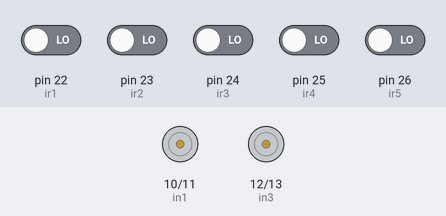
The sketch below on a simulated Arduino Mega 2560, built with avr-gcc and run on an emulated ATmega2560. Shown: motor-driver pin pairs drawn as motors (green arrow = first pin HIGH = forward, orange = second pin HIGH = backward, longer = more drive, scaled by the enable pin). The inputs (shaded band) are chosen by the test bench; at power-on: pin 22 (ir1), pin 23 (ir2), pin 24 (ir3), pin 25 (ir4), pin 26 (ir5) LOW.

Above: at 1.2 s.
1.3 s: pin 22 (ir1) driven HIGH and pin 23 (ir2) driven HIGH
At 2.5 s:
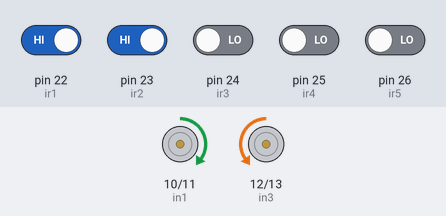
2.8 s: pin 22 (ir1) driven LOW
At 3.8 s:
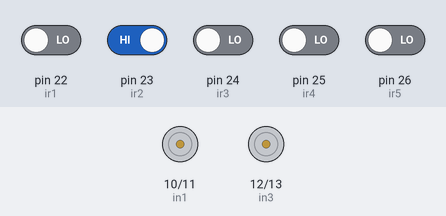
4.3 s: pin 22 (ir1) driven HIGH
At 4.9 s:
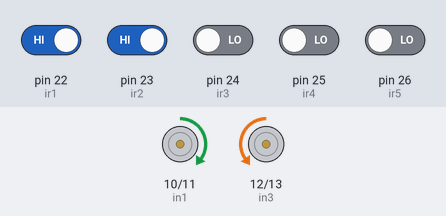
5.8 s: pin 24 (ir3) driven HIGH
At 6.1 s:
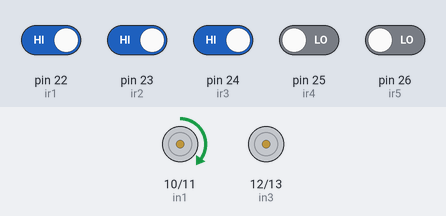
7.3 s: pin 24 (ir3) driven LOW
At 8.4 s:
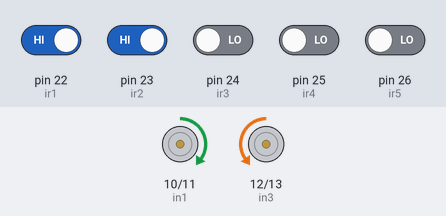
8.8 s: pin 25 (ir4) driven HIGH and pin 26 (ir5) driven HIGH
At 9.6 s:
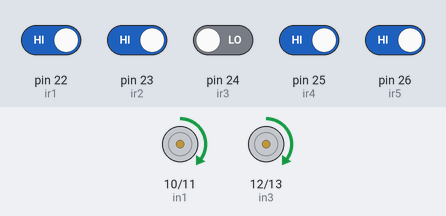
Timing chart, 0 to 11.3 s (numbered marks = the images above; inputs shaded):
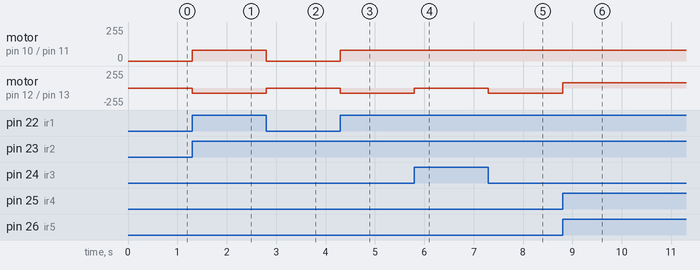

Measured:
- after the input at 1.3 s, motor on pin 10 (in1) / pin 11 (in2): stopped → forward 80/255 at once; motor on pin 12 (in3) / pin 13 (in4): stopped → backward 80/255 at once
- after the input at 2.8 s, motor on pin 10 (in1) / pin 11 (in2): forward 80/255 → stopped at once; motor on pin 12 (in3) / pin 13 (in4): backward 80/255 → stopped at once
- after the input at 4.3 s, motor on pin 10 (in1) / pin 11 (in2): stopped → forward 80/255 at once; motor on pin 12 (in3) / pin 13 (in4): stopped → backward 80/255 at once
- after the input at 5.8 s, motor on pin 12 (in3) / pin 13 (in4): backward 80/255 → stopped at once
- after the input at 7.3 s, motor on pin 12 (in3) / pin 13 (in4): stopped → backward 80/255 at once
- after the input at 8.8 s, motor on pin 12 (in3) / pin 13 (in4): backward 80/255 → forward 80/255 at once

The sketch:

Line_Follower_Debuh.ino
```cpp
int n = 80;
const int ir1 = 22;
const int ir2 = 23;
const int ir3 = 24;
const int ir4 = 25;
const int ir5 = 26;

const int ena = 3;
const int enb = 4;
const int in1 = 10;
const int in2 = 11;
const int in3 = 12;
const int in4 = 13;
int s1;
int s2;
int s3;
int s4;
int s5;


void setup() {
pinMode(ir1, INPUT);
pinMode(ir2, INPUT);
pinMode(ir3, INPUT);
pinMode(ir4, INPUT);
pinMode(ir5, INPUT);
pinMode(in1, OUTPUT);
pinMode(in2, OUTPUT);
pinMode(in3, OUTPUT);
pinMode(in4, OUTPUT);
pinMode(ena, OUTPUT);
pinMode(enb, OUTPUT);
pinMode(LED_BUILTIN,OUTPUT);
Serial.begin(9600);

s1 = digitalRead(ir1) ;
s2 = digitalRead(ir2);
s3 = digitalRead(ir3);
s4 = digitalRead(ir4);
s5 = digitalRead(ir5);


}


void loop()
 {

  sensorCheck();


 }
void sensorsDetected()
 {
s1 = digitalRead(ir1) ;
s2 = digitalRead(ir2);
s3 = digitalRead(ir3);
s4 = digitalRead(ir4);
s5 = digitalRead(ir5);

}


void sensorCheck()
{
s1 = digitalRead(ir1);
s2 = digitalRead(ir2);
s3 = digitalRead(ir3);
s4 = digitalRead(ir4);
s5 = digitalRead(ir5);
if (s1 == 1 && s2 == 1 && s3 == 0 && s4 == 1 && s5 == 1){
  moveForward();
  }
else if(s1 == 1 && s2 == 0 && s3 == 1 && s4 == 1 && s5 == 1){
  slightLeft();
  }
else if(s1 == 1 && s2 == 1 && s3 == 1 && s4 == 0 && s5 == 1){
  slightRight();
  }
else if(s1 == 0 && s2 == 1 && s3 == 1 && s4 == 1 && s5 == 1){
  hardLeft();
  }
else if(s1 == 1 && s2 == 1 && s3 == 1 && s4 == 1 && s5 == 0){
  hardRight();
  }
/*else if(s1 == 1 && s2 == 1 && s3 == 1 && s4 == 1 && s5 == 1){
  moveForward();
  }*/
else if(s1 == 1 && s2 == 1 && s3 == 0 && s4 == 0 && s5 == 0){
  hardRight();
  }
else if(s1 == 0 && s2 ==0 && s3 == 0 && s4 == 1 && s5 == 1){
  hardLeft();
  }
else if(s1 == 1 && s2 ==1 && s3 == 1 && s4 == 0 && s5 == 0){
  slightRight();
  }
else if(s1 == 0 && s2 ==0 && s3 == 1 && s4 == 1 && s5 == 1){
  slightLeft();
  }
else if(s1 == 1 && s2 ==0 && s3 == 0 && s4 == 1 && s5 == 1){
  slightLeft();
  }
else if(s1 == 1 && s2 ==1 && s3 == 0 && s4 == 0 && s5 == 1){
  slightRight();
  }
else{fullStop();}
}
/*
MAIN MOTION PARTA for v1.0.0
*/
void moveForward(){
  analogWrite(ena,n);
  analogWrite(enb,n);

  digitalWrite(in1,HIGH);
  digitalWrite(in2,LOW);
  digitalWrite(in3,HIGH);
  digitalWrite(in4,LOW);
}
void hardLeft(){
  analogWrite(ena,n);
  analogWrite(enb,n);
  digitalWrite(in1,LOW);
  digitalWrite(in2,HIGH);
  digitalWrite(in3,HIGH);
  digitalWrite(in4,LOW);
}
void hardRight(){
  analogWrite(ena,n);
  analogWrite(enb,n);
  digitalWrite(in1,HIGH);
  digitalWrite(in2,LOW);
  digitalWrite(in3,LOW);
  digitalWrite(in4,HIGH);
}
void slightLeft(){
  analogWrite(ena,n);
  analogWrite(enb,n);
  digitalWrite(in1,LOW);
  digitalWrite(in2,LOW);
  digitalWrite(in3,HIGH);
  digitalWrite(in4,LOW);
}
void slightRight(){
  analogWrite(ena,n);
  analogWrite(enb,n);
  digitalWrite(in1,HIGH);
  digitalWrite(in2,LOW);
  digitalWrite(in3,LOW);
  digitalWrite(in4,LOW);
}

void fullStop(){
  digitalWrite(in1,LOW);
  digitalWrite(in2,LOW);
  digitalWrite(in3,LOW);
  digitalWrite(in4,LOW);
}
```
